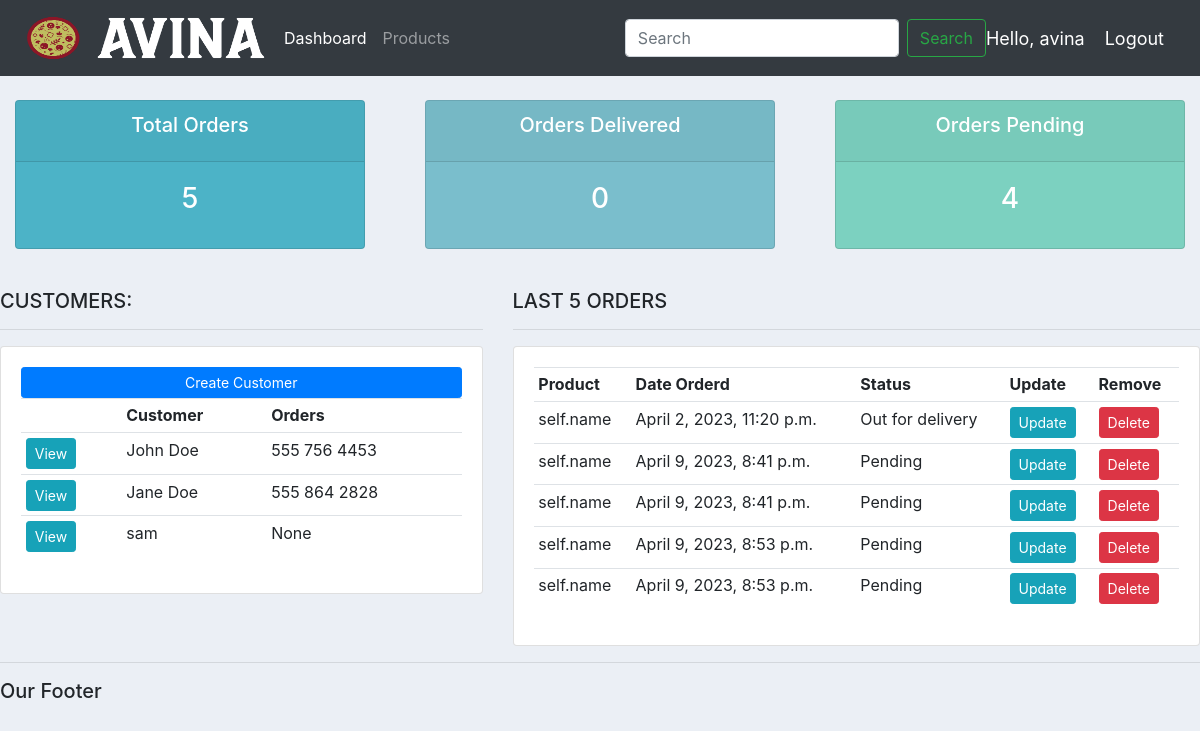
Page / (signed in) on the earlier database version.
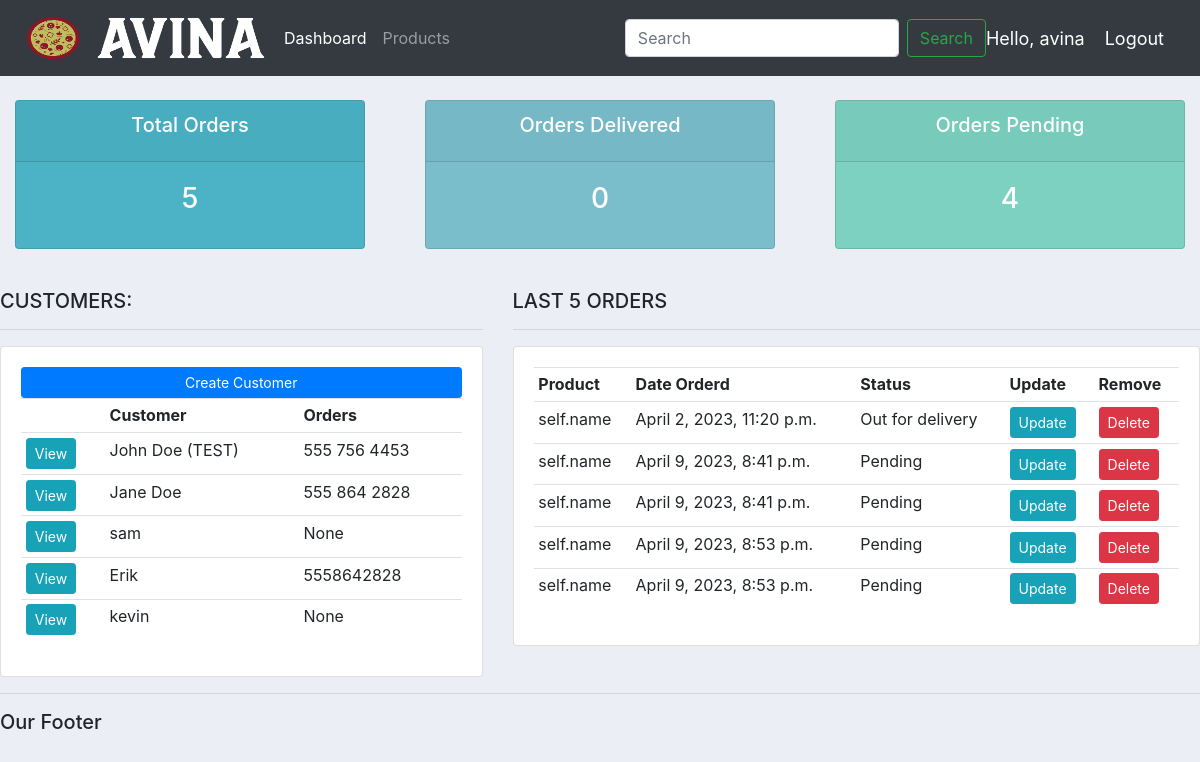
Same page on the later database version.
### accounts/models.py (models this page shows, shortened)
class Customer(models.Model):
    user = models.OneToOneField(User, null=True, blank=True, on_delete=models.CASCADE)
    name = models.CharField(max_length=200, null=True)
    phone = models.CharField(max_length=200, null=True)
    email =  models.CharField(max_length=200, null=True)
    profile_pic = models.ImageField(default="profile_pic_1.png", null=True, blank=True)
    date_created = models.DateTimeField(auto_now_add=True)

class Order(models.Model):
    STATUS = (
        ('Pending', 'Pending'),
        ('Out for delivery', 'Out for delivery'),
        ('Delivered', 'Delivered'),
    )
    customer = models.ForeignKey(Customer, null=True, on_delete= models.SET_NULL)
    product = models.ForeignKey(Product, null=True, on_delete= models.SET_NULL)
    date_created = models.DateTimeField(auto_now_add=True)
    status = models.CharField(max_length=200, null=True, choices=STATUS)

### accounts/decorators.py (the view)
	def wrapper_function(request, *args, **kwargs):
		group = None
		if request.user.groups.exists():
			group = request.user.groups.all()[0].name
		if group == 'customer':
			return redirect('user-page')
		if group == 'admin':
			return view_func(request, *args, **kwargs)

### accounts/models.py (called while the page is built)
    def __str__(self):
        return f"self.name"

### accounts/views.py (called while the page is built)
@login_required(login_url='login')
@admin_only
def home(request):
    orders = Order.objects.all()
    customers = Customer.objects.all()
    total_customers = customers.count()
    total_orders = orders.count()
    delivered = orders.filter(status='Delivered').count()
    pending = orders.filter(status='Pending').count()
    context = {'orders':orders, 'customers':customers,
               'total_orders':total_orders, 'delivered':delivered,
               'pending':pending}
    return render(request, 'accounts/dashboard.html', context)

### accounts/templates/accounts/dashboard.html
{% extends 'accounts/main.html' %}
{% block content %}
{% include 'accounts/status.html' %}
<br>
<div class="row">
	<div class="col-md-5">
		<h5>CUSTOMERS:</h5>
		<hr>
		<div class="card card-body">
			<a class="btn btn-primary  btn-sm btn-block" href="">Create Customer</a>
			<table class="table table-sm">
				<tr>
					<th></th>
					<th>Customer</th>
					<th>Orders</th>
				</tr>
				{% for customer in customers %}
					<tr>
						<td><a class="btn btn-sm btn-info" href="{% url 'customer' customer.id %}">View</a></td>
						<td>{{customer.name}}</td>
						<td>{{customer.phone}}</td>
					</tr>
				{% endfor %}
			</table>
		</div>
	</div>
	<div class="col-md-7">
		<h5>LAST 5 ORDERS</h5>
		<hr>
		<div class="card card-body">
			<table class="table table-sm">
				<tr>
					<th>Product</th>
					<th>Date Orderd</th>
					<th>Status</th>
					<th>Update</th>
					<th>Remove</th>
				</tr>
				{% for order in orders %}
					<tr>
						<td>{{order.product}}</td>
						<td>{{order.date_created}}</td>
						<td>{{order.status}}</td>
						<td><a class="btn btn-sm btn-info" href="{% url 'update_order' order.id %}">Update</a></td>
						<td><a class="btn btn-sm btn-danger" href="{% url 'delete_order' order.id %}">Delete</a></td>
					</tr>
				{% endfor %}
			</table>
		</div>
	</div>
</div>
{% endblock content %}

### accounts/templates/accounts/main.html (shortened to what this page needs)
{% load static %}
<!DOCTYPE html>
<html lang="en">
<head>
    <link rel="stylesheet" href="https://stackpath.bootstrapcdn.com/bootstrap/4.3.1/css/bootstrap.min.css">
    <link href="{% static '/css/main.css'  %}" rel="stylesheet" type="text/css">
</head>
<body>
    {% include 'accounts/navbar.html' %}
    {% block content %}
    {% endblock content %}
    <hr>
    <h5>Our Footer</h5>
</body>
</html>

### accounts/templates/accounts/navbar.html (shortened to what this page needs)
{% load static %}
<nav class="navbar navbar-expand-lg navbar-dark bg-dark">
    <img src="{% static 'images/logo.png' %}" height="60px" width="260px">
    <div class="collapse navbar-collapse" id="navbarSupportedContent">
      <ul class="navbar-nav mr-auto">
        {% if request.user.is_staff %}
        <li class="nav-item active">
          <a class="nav-link" href="{% url 'home' %}">Dashboard</a>
        </li>
        <li class="nav-item">
          <a class="nav-link" href="{% url 'products' %}">Products</a>
        </li>
        {% else %}
        <li class="nav-item">
          <a href="{% url 'account' %}">Settings</a>
        </li>
        {% endif %}
      </ul>
      <form class="form-inline my-2 my-lg-0">
        <input class="form-control mr-sm-2" type="search" placeholder="Search" aria-label="Search">
        <button class="btn btn-outline-success my-2 my-sm-0" type="submit">Search</button>
      </form>
    </div>
    <span class="hello-msg">Hello, {{request.user}}</span>
    <span ><a class="hello-msg" href="{% url 'logout' %}">Logout</a></span>
  </nav>

### accounts/templates/accounts/status.html
<br>
<div class="row">
	<div class="col">
		<div class="col-md">
			<div class="card text-center text-white  mb-3" id="total-orders">
			  	<div class="card-header">
			  		<h5 class="card-title">Total Orders</h5>
			  	</div>
			  	<div class="card-body">
			    	<h3 class="card-title">{{total_orders}}</h3>
			  	</div>
			</div>
		</div>
	</div>
	<div class="col">
		<div class="col-md">
			<div class="card text-center text-white  mb-3" id="orders-delivered">
			  	<div class="card-header">
			  		<h5 class="card-title">Orders Delivered</h5>
			  	</div>
			  	<div class="card-body">
			    	<h3 class="card-title">{{delivered}}</h3>
			  	</div>
			</div>
		</div>
	</div>
	<div class="col">
		<div class="col-md">
			<div class="card text-center text-white  mb-3" id="orders-pending">
			  	<div class="card-header">
			  		<h5 class="card-title">Orders Pending</h5>
			  	</div>
			  	<div class="card-body">
			    	<h3 class="card-title">{{pending}}</h3>
			  	</div>
			</div>
		</div>
	</div>
</div>

### static/css/main.css (style rules this page uses)
body { background-color: #ebeff5; }
#total-orders { background-color: #4cb3c7; }
#orders-delivered { background-color: #7abecc; }
#orders-pending { background-color: #7CD1C0; }

### accounts/templates/accounts/navbar.html (style rules this page uses)
.hello-msg { font-size: 18px; color: #fff; margin-right: 20px; }

Differences in the rows shown:
changed Customer: name "John Doe" → "John Doe (TEST)"
added Customer: name "Erik", phone "5558642828"
added Customer: name "kevin", phone "None"
